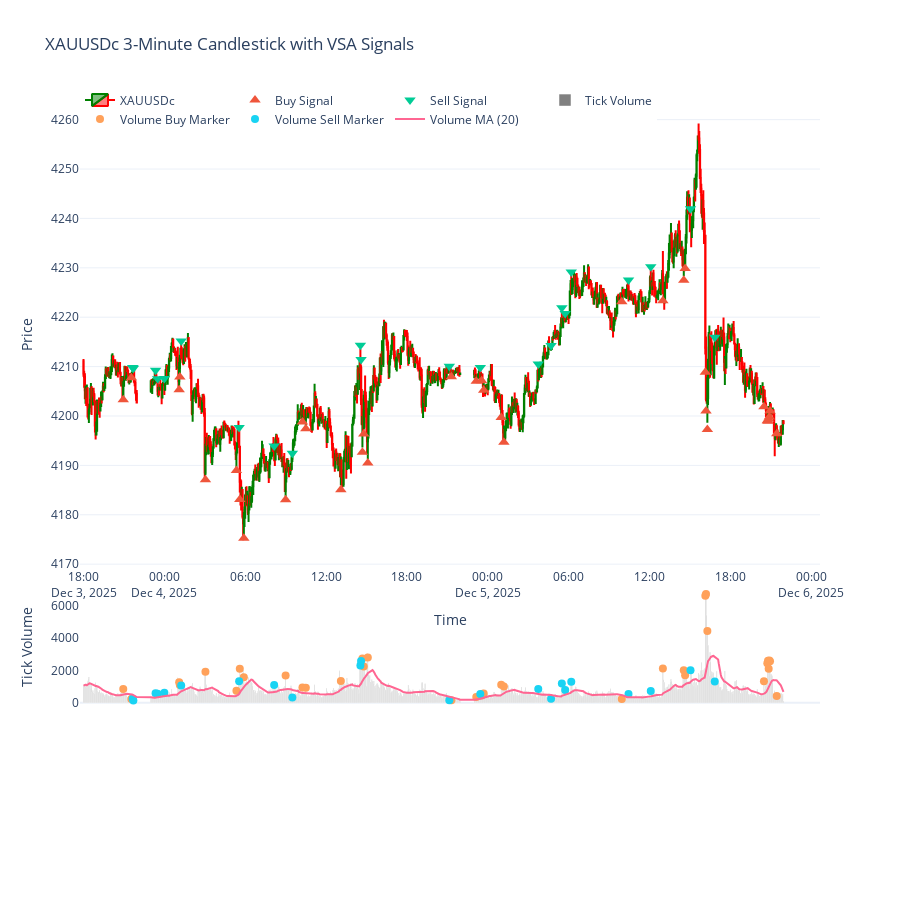

Notebook cell for this chart:
### Code cell
import MetaTrader5 as mt5
import pandas as pd
import numpy as np
import plotly.graph_objects as go
from datetime import datetime, timedelta

# -------------------------
# 1. Initialize MT5
# -------------------------
if not mt5.initialize():
    print("MT5 initialization failed")
    mt5.shutdown()

# -------------------------
# 2. Fetch 3-minute data
# -------------------------
symbol = "XAUUSDc"
timeframe = mt5.TIMEFRAME_M3
n_bars = 1000
utc_from = datetime.now() - timedelta(days=3)

rates = mt5.copy_rates_from(symbol, timeframe, utc_from, n_bars)
mt5.shutdown()

# -------------------------
# 3. Convert to DataFrame
# -------------------------
df = pd.DataFrame(rates)
df['time'] = pd.to_datetime(df['time'], unit='s')
df.set_index('time', inplace=True)

# -------------------------
# 4. Remove non-trading periods (weekends)
# -------------------------
df = df[df.index.dayofweek < 5]

# -------------------------
# 5. Feature engineering for VSA
# -------------------------
df['range'] = df['high'] - df['low']
df['body'] = (df['close'] - df['open']).abs()
df['upper_wick'] = df['high'] - df[['open', 'close']].max(axis=1)
df['lower_wick'] = df[['open', 'close']].min(axis=1) - df['low']
df['direction'] = np.where(df['close'] > df['open'], 1, np.where(df['close'] < df['open'], -1, 0))

vol_ma_len = 20
df['vol_ma'] = df['tick_volume'].rolling(vol_ma_len, min_periods=1).mean()
df['vol_std'] = df['tick_volume'].rolling(vol_ma_len, min_periods=1).std().fillna(0)
df['body_ma'] = df['body'].rolling(vol_ma_len, min_periods=1).mean()
df['range_ma'] = df['range'].rolling(vol_ma_len, min_periods=1).mean()

df['vol_z'] = (df['tick_volume'] - df['vol_ma']) / (df['vol_std'] + 1e-9)
df['body_pct'] = df['body'] / (df['range_ma'] + 1e-9)

df['close_slope'] = df['close'].diff().rolling(6, min_periods=1).mean()

# -------------------------
# 6. VSA signal logic
# -------------------------
n = len(df)
signals = np.zeros(n, dtype=int)
reasons = np.full(n, '', dtype=object)

climax_multiplier = 3.0
high_vol_multiplier = 1.5
low_vol_multiplier = 0.5
small_body_thresh = 0.35
large_body_thresh = 0.6

for i in range(2, n):
    vol = df['tick_volume'].iat[i]
    vol_ma = df['vol_ma'].iat[i]
    direction = df['direction'].iat[i]
    body_pct = df['body_pct'].iat[i]
    upper_wick = df['upper_wick'].iat[i]
    lower_wick = df['lower_wick'].iat[i]
    close = df['close'].iat[i]
    open_ = df['open'].iat[i]
    prev_close = df['close'].iat[i-1]
    slope = df['close_slope'].iat[i-1]

    if np.isnan(vol_ma) or vol_ma <= 0:
        continue

    if vol > vol_ma * climax_multiplier:
        if direction == 1 and body_pct > large_body_thresh:
            signals[i] = -1
            reasons[i] = "Climax Up (high vol & large up bar) -> possible distribution"
            continue
        if direction == -1 and body_pct > large_body_thresh:
            signals[i] = 1
            reasons[i] = "Climax Down (high vol & large down bar) -> possible selling exhaustion"
            continue

    if vol > vol_ma * high_vol_multiplier and direction == -1 and slope > 0:
        signals[i] = -1
        reasons[i] = "High vol down after uptrend -> weakness (sell)"
        continue

    if vol > vol_ma * high_vol_multiplier and direction == 1 and slope < 0:
        signals[i] = 1
        reasons[i] = "High vol up after downtrend -> strength (buy)"
        continue

    if vol < vol_ma * low_vol_multiplier and direction == 1 and body_pct < small_body_thresh and slope > 0:
        signals[i] = -1
        reasons[i] = "No Demand (low vol narrow up bar after advance) -> probable weak continuation"
        continue

    if vol < vol_ma * low_vol_multiplier and direction == -1 and body_pct < small_body_thresh and slope < 0:
        signals[i] = 1
        reasons[i] = "No Supply (low vol narrow down bar after decline) -> probable test, buy"
        continue

    prev_vol = df['tick_volume'].iat[i-1]
    prev_dir = df['direction'].iat[i-1]
    if prev_vol > df['vol_ma'].iat[i-1] * climax_multiplier and prev_dir == -1:
        if vol < vol_ma * low_vol_multiplier and direction != -1:
            signals[i] = 1
            reasons[i] = "Test after selling climax -> buy"
            continue

df['signal'] = signals
df['signal_reason'] = reasons

# -------------------------
# 7. Plotting (with VOLUME MA added)
# -------------------------
buy_mask = df['signal'] == 1
sell_mask = df['signal'] == -1

price_buy_y = df['low'] - (df['range'] * 0.15)
price_sell_y = df['high'] + (df['range'] * 0.15)

vol_buy_y = df['tick_volume'][buy_mask]
vol_sell_y = df['tick_volume'][sell_mask]

fig = go.Figure()

fig.add_trace(go.Candlestick(
    x=df.index,
    open=df['open'],
    high=df['high'],
    low=df['low'],
    close=df['close'],
    name=symbol,
    increasing_line_color='green',
    decreasing_line_color='red'
))

fig.add_trace(go.Scatter(
    x=df.index[buy_mask],
    y=price_buy_y[buy_mask],
    mode='markers',
    marker=dict(symbol='triangle-up', size=10),
    name='Buy Signal',
    hovertext=df['signal_reason'][buy_mask],
    hoverinfo='text'
))

fig.add_trace(go.Scatter(
    x=df.index[sell_mask],
    y=price_sell_y[sell_mask],
    mode='markers',
    marker=dict(symbol='triangle-down', size=10),
    name='Sell Signal',
    hovertext=df['signal_reason'][sell_mask],
    hoverinfo='text'
))

fig.add_trace(go.Bar(
    x=df.index,
    y=df['tick_volume'],
    name='Tick Volume',
    marker_color='gray',
    yaxis='y2'
))

fig.add_trace(go.Scatter(
    x=df.index[buy_mask],
    y=vol_buy_y,
    mode='markers',
    marker=dict(symbol='circle', size=8),
    name='Volume Buy Marker',
    yaxis='y2',
    hovertext=df['signal_reason'][buy_mask],
    hoverinfo='text'
))
fig.add_trace(go.Scatter(
    x=df.index[sell_mask],
    y=vol_sell_y,
    mode='markers',
    marker=dict(symbol='circle', size=8),
    name='Volume Sell Marker',
    yaxis='y2',
    hovertext=df['signal_reason'][sell_mask],
    hoverinfo='text'
))

# -------------------------
# NEW: Volume Moving Average Plot
# -------------------------
fig.add_trace(go.Scatter(
    x=df.index,
    y=df['vol_ma'],
    mode='lines',
    line=dict(width=2),
    name=f'Volume MA ({vol_ma_len})',
    yaxis='y2'
))

fig.update_layout(
    template='plotly_white',
    title=f'{symbol} 3-Minute Candlestick with VSA Signals',
    xaxis=dict(title='Time', rangeslider=dict(visible=False)),
    yaxis=dict(title='Price', domain=[0.35, 1]),
    yaxis2=dict(title='Tick Volume', domain=[0.15, 0.33], showgrid=False, anchor="x"),
    legend=dict(orientation='h', y=1.02, x=0),
    height=900
)

fig.show()

# -------------------------
# 8. Quick signal summary
# -------------------------
recent_signals = df[df['signal'] != 0].copy().tail(20)
if not recent_signals.empty:
    print("Recent VSA signals (most recent first):")
    for idx, row in recent_signals[::-1].iterrows():
        ts = idx.strftime("%Y-%m-%d %H:%M")
        print(f"{ts} | Signal: {'BUY' if row['signal']==1 else 'SELL'} | Vol: {int(row['tick_volume'])} | Reason: {row['signal_reason']}")
else:
    print("No VSA signals found in the dataset.")

### Figure 1 — Plotly figure (JSON) as saved in the notebook; plotly's stock layout.template omitted (floating-point values rounded to 4 significant figures; data arrays with more than 128 entries replaced by an {"elided": "..."} marker saying what was removed)
{"data": [{"close": {"elided": "1000 float values"}, "decreasing": {"line": {"color": "red"}}, "high": {"elided": "1000 float values"}, "increasing": {"line": {"color": "green"}}, "low": {"elided": "1000 float values"}, "name": "XAUUSDc", "open": {"elided": "1000 float values"}, "type": "candlestick", "x": {"elided": "1000 str values"}}, {"hoverinfo": "text", "hovertext": ["High vol up after downtrend -> strength (buy)", "No Supply (low vol narrow down bar after decline) -> probable test, buy", "High vol up after downtrend -> strength (buy)", "High vol up after downtrend -> strength (buy)", "High vol up after downtrend -> strength (buy)", "High vol up after downtrend -> strength (buy)", "Climax Down (high vol & large down bar) -> possible selling exhaustion", "High vol up after downtrend -> strength (buy)", "High vol up after downtrend -> strength (buy)", "High vol up after downtrend -> strength (buy)", "High vol up after downtrend -> strength (buy)", "High vol up after downtrend -> strength (buy)", "High vol up after downtrend -> strength (buy)", "High vol up after downtrend -> strength (buy)", "High vol up after downtrend -> strength (buy)", "No Supply (low vol narrow down bar after decline) -> probable test, buy", "High vol up after downtrend -> strength (buy)", "High vol up after downtrend -> strength (buy)", "High vol up after downtrend -> strength (buy)", "High vol up after downtrend -> strength (buy)", "High vol up after downtrend -> strength (buy)", "No Supply (low vol narrow down bar after decline) -> probable test, buy", "Climax Down (high vol & large down bar) -> possible selling exhaustion", "High vol up after downtrend -> strength (buy)", "High vol up after downtrend -> strength (buy)", "Climax Down (high vol & large down bar) -> possible selling exhaustion", "Climax Down (high vol & large down bar) -> possible selling exhaustion", "High vol up after downtrend -> strength (buy)", "High vol up after downtrend -> strength (buy)", "Climax Down (high vol & large down bar) -> possible selling exhaustion", "High vol up after downtrend -> strength (buy)", "High vol up after downtrend -> strength (buy)", "High vol up after downtrend -> strength (buy)", "High vol up after downtrend -> strength (buy)", "No Supply (low vol narrow down bar after decline) -> probable test, buy"], "marker": {"size": 10, "symbol": "triangle-up"}, "mode": "markers", "name": "Buy Signal", "type": "scatter", "x": ["2025-12-03T20:57:00.000000000", "2025-12-03T21:33:00.000000000", "2025-12-04T01:06:00.000000000", "2025-12-04T01:09:00.000000000", "2025-12-04T03:03:00.000000000", "2025-12-04T05:21:00.000000000", "2025-12-04T05:36:00.000000000", "2025-12-04T05:54:00.000000000", "2025-12-04T09:00:00.000000000", "2025-12-04T10:15:00.000000000", "2025-12-04T10:30:00.000000000", "2025-12-04T13:06:00.000000000", "2025-12-04T14:42:00.000000000", "2025-12-04T14:48:00.000000000", "2025-12-04T15:06:00.000000000", "2025-12-04T21:18:00.000000000", "2025-12-04T23:09:00.000000000", "2025-12-04T23:33:00.000000000", "2025-12-04T23:42:00.000000000", "2025-12-05T01:00:00.000000000", "2025-12-05T01:12:00.000000000", "2025-12-05T09:57:00.000000000", "2025-12-05T13:00:00.000000000", "2025-12-05T14:33:00.000000000", "2025-12-05T14:39:00.000000000", "2025-12-05T16:09:00.000000000", "2025-12-05T16:12:00.000000000", "2025-12-05T16:18:00.000000000", "2025-12-05T20:30:00.000000000", "2025-12-05T20:45:00.000000000", "2025-12-05T20:48:00.000000000", "2025-12-05T20:51:00.000000000", "2025-12-05T20:54:00.000000000", "2025-12-05T20:57:00.000000000", "2025-12-05T21:27:00.000000000"], "y": [4203.0, 4208.0, 4205.0, 4208.0, 4187.0, 4189.0, 4183.0, 4175.0, 4183.0, 4199.0, 4197.0, 4185.0, 4193.0, 4196.0, 4191.0, 4208.0, 4207.0, 4207.0, 4205.0, 4200.0, 4195.0, 4223.0, 4223.0, 4228.0, 4230.0, 4209.0, 4201.0, 4197.0, 4202.0, 4199.0, 4199.0, 4199.0, 4200.0, 4201.0, 4196.0]}, {"hoverinfo": "text", "hovertext": ["No Demand (low vol narrow up bar after advance) -> probable weak continuation", "No Demand (low vol narrow up bar after advance) -> probable weak continuation", "High vol down after uptrend -> weakness (sell)", "High vol down after uptrend -> weakness (sell)", "High vol down after uptrend -> weakness (sell)", "High vol down after uptrend -> weakness (sell)", "High vol down after uptrend -> weakness (sell)", "High vol down after uptrend -> weakness (sell)", "No Demand (low vol narrow up bar after advance) -> probable weak continuation", "High vol down after uptrend -> weakness (sell)", "High vol down after uptrend -> weakness (sell)", "No Demand (low vol narrow up bar after advance) -> probable weak continuation", "High vol down after uptrend -> weakness (sell)", "High vol down after uptrend -> weakness (sell)", "No Demand (low vol narrow up bar after advance) -> probable weak continuation", "High vol down after uptrend -> weakness (sell)", "High vol down after uptrend -> weakness (sell)", "High vol down after uptrend -> weakness (sell)", "High vol down after uptrend -> weakness (sell)", "High vol down after uptrend -> weakness (sell)", "High vol down after uptrend -> weakness (sell)", "No Demand (low vol narrow up bar after advance) -> probable weak continuation"], "marker": {"size": 10, "symbol": "triangle-down"}, "mode": "markers", "name": "Sell Signal", "type": "scatter", "x": ["2025-12-03T21:39:00.000000000", "2025-12-03T21:42:00.000000000", "2025-12-03T23:21:00.000000000", "2025-12-03T23:30:00.000000000", "2025-12-04T00:00:00.000000000", "2025-12-04T01:15:00.000000000", "2025-12-04T05:33:00.000000000", "2025-12-04T08:09:00.000000000", "2025-12-04T09:30:00.000000000", "2025-12-04T14:33:00.000000000", "2025-12-04T14:36:00.000000000", "2025-12-04T21:09:00.000000000", "2025-12-04T23:27:00.000000000", "2025-12-05T03:45:00.000000000", "2025-12-05T04:42:00.000000000", "2025-12-05T05:30:00.000000000", "2025-12-05T05:45:00.000000000", "2025-12-05T06:12:00.000000000", "2025-12-05T10:27:00.000000000", "2025-12-05T12:06:00.000000000", "2025-12-05T15:03:00.000000000", "2025-12-05T16:51:00.000000000"], "y": [4210.0, 4210.0, 4209.0, 4208.0, 4208.0, 4215.0, 4198.0, 4194.0, 4192.0, 4214.0, 4211.0, 4210.0, 4210.0, 4211.0, 4214.0, 4222.0, 4221.0, 4229.0, 4228.0, 4230.0, 4242.0, 4216.0]}, {"marker": {"color": "gray"}, "name": "Tick Volume", "type": "bar", "x": {"elided": "1000 str values"}, "y": {"elided": "1000 int values"}, "yaxis": "y2"}, {"hoverinfo": "text", "hovertext": ["High vol up after downtrend -> strength (buy)", "No Supply (low vol narrow down bar after decline) -> probable test, buy", "High vol up after downtrend -> strength (buy)", "High vol up after downtrend -> strength (buy)", "High vol up after downtrend -> strength (buy)", "High vol up after downtrend -> strength (buy)", "Climax Down (high vol & large down bar) -> possible selling exhaustion", "High vol up after downtrend -> strength (buy)", "High vol up after downtrend -> strength (buy)", "High vol up after downtrend -> strength (buy)", "High vol up after downtrend -> strength (buy)", "High vol up after downtrend -> strength (buy)", "High vol up after downtrend -> strength (buy)", "High vol up after downtrend -> strength (buy)", "High vol up after downtrend -> strength (buy)", "No Supply (low vol narrow down bar after decline) -> probable test, buy", "High vol up after downtrend -> strength (buy)", "High vol up after downtrend -> strength (buy)", "High vol up after downtrend -> strength (buy)", "High vol up after downtrend -> strength (buy)", "High vol up after downtrend -> strength (buy)", "No Supply (low vol narrow down bar after decline) -> probable test, buy", "Climax Down (high vol & large down bar) -> possible selling exhaustion", "High vol up after downtrend -> strength (buy)", "High vol up after downtrend -> strength (buy)", "Climax Down (high vol & large down bar) -> possible selling exhaustion", "Climax Down (high vol & large down bar) -> possible selling exhaustion", "High vol up after downtrend -> strength (buy)", "High vol up after downtrend -> strength (buy)", "Climax Down (high vol & large down bar) -> possible selling exhaustion", "High vol up after downtrend -> strength (buy)", "High vol up after downtrend -> strength (buy)", "High vol up after downtrend -> strength (buy)", "High vol up after downtrend -> strength (buy)", "No Supply (low vol narrow down bar after decline) -> probable test, buy"], "marker": {"size": 8, "symbol": "circle"}, "mode": "markers", "name": "Volume Buy Marker", "type": "scatter", "x": ["2025-12-03T20:57:00.000000000", "2025-12-03T21:33:00.000000000", "2025-12-04T01:06:00.000000000", "2025-12-04T01:09:00.000000000", "2025-12-04T03:03:00.000000000", "2025-12-04T05:21:00.000000000", "2025-12-04T05:36:00.000000000", "2025-12-04T05:54:00.000000000", "2025-12-04T09:00:00.000000000", "2025-12-04T10:15:00.000000000", "2025-12-04T10:30:00.000000000", "2025-12-04T13:06:00.000000000", "2025-12-04T14:42:00.000000000", "2025-12-04T14:48:00.000000000", "2025-12-04T15:06:00.000000000", "2025-12-04T21:18:00.000000000", "2025-12-04T23:09:00.000000000", "2025-12-04T23:33:00.000000000", "2025-12-04T23:42:00.000000000", "2025-12-05T01:00:00.000000000", "2025-12-05T01:12:00.000000000", "2025-12-05T09:57:00.000000000", "2025-12-05T13:00:00.000000000", "2025-12-05T14:33:00.000000000", "2025-12-05T14:39:00.000000000", "2025-12-05T16:09:00.000000000", "2025-12-05T16:12:00.000000000", "2025-12-05T16:18:00.000000000", "2025-12-05T20:30:00.000000000", "2025-12-05T20:45:00.000000000", "2025-12-05T20:48:00.000000000", "2025-12-05T20:51:00.000000000", "2025-12-05T20:54:00.000000000", "2025-12-05T20:57:00.000000000", "2025-12-05T21:27:00.000000000"], "y": [854, 230, 1272, 1092, 1919, 751, 2102, 1576, 1681, 948, 921, 1339, 2733, 2240, 2794, 164, 353, 450, 572, 1113, 1006, 238, 2110, 2006, 1704, 6590, 6703, 4421, 1332, 2435, 2596, 2104, 2601, 2563, 418], "yaxis": "y2"}, {"hoverinfo": "text", "hovertext": ["No Demand (low vol narrow up bar after advance) -> probable weak continuation", "No Demand (low vol narrow up bar after advance) -> probable weak continuation", "High vol down after uptrend -> weakness (sell)", "High vol down after uptrend -> weakness (sell)", "High vol down after uptrend -> weakness (sell)", "High vol down after uptrend -> weakness (sell)", "High vol down after uptrend -> weakness (sell)", "High vol down after uptrend -> weakness (sell)", "No Demand (low vol narrow up bar after advance) -> probable weak continuation", "High vol down after uptrend -> weakness (sell)", "High vol down after uptrend -> weakness (sell)", "No Demand (low vol narrow up bar after advance) -> probable weak continuation", "High vol down after uptrend -> weakness (sell)", "High vol down after uptrend -> weakness (sell)", "No Demand (low vol narrow up bar after advance) -> probable weak continuation", "High vol down after uptrend -> weakness (sell)", "High vol down after uptrend -> weakness (sell)", "High vol down after uptrend -> weakness (sell)", "High vol down after uptrend -> weakness (sell)", "High vol down after uptrend -> weakness (sell)", "High vol down after uptrend -> weakness (sell)", "No Demand (low vol narrow up bar after advance) -> probable weak continuation"], "marker": {"size": 8, "symbol": "circle"}, "mode": "markers", "name": "Volume Sell Marker", "type": "scatter", "x": ["2025-12-03T21:39:00.000000000", "2025-12-03T21:42:00.000000000", "2025-12-03T23:21:00.000000000", "2025-12-03T23:30:00.000000000", "2025-12-04T00:00:00.000000000", "2025-12-04T01:15:00.000000000", "2025-12-04T05:33:00.000000000", "2025-12-04T08:09:00.000000000", "2025-12-04T09:30:00.000000000", "2025-12-04T14:33:00.000000000", "2025-12-04T14:36:00.000000000", "2025-12-04T21:09:00.000000000", "2025-12-04T23:27:00.000000000", "2025-12-05T03:45:00.000000000", "2025-12-05T04:42:00.000000000", "2025-12-05T05:30:00.000000000", "2025-12-05T05:45:00.000000000", "2025-12-05T06:12:00.000000000", "2025-12-05T10:27:00.000000000", "2025-12-05T12:06:00.000000000", "2025-12-05T15:03:00.000000000", "2025-12-05T16:51:00.000000000"], "y": [250, 143, 587, 567, 619, 1073, 1326, 1091, 326, 2302, 2572, 152, 543, 857, 247, 1194, 797, 1300, 539, 725, 2002, 1316], "yaxis": "y2"}, {"line": {"width": 2}, "mode": "lines", "name": "Volume MA (20)", "type": "scatter", "x": {"elided": "1000 str values"}, "y": {"elided": "1000 float values"}, "yaxis": "y2"}], "layout": {"height": 900, "legend": {"orientation": "h", "x": 0, "y": 1.02}, "title": {"text": "XAUUSDc 3-Minute Candlestick with VSA Signals"}, "xaxis": {"rangeslider": {"visible": false}, "title": {"text": "Time"}}, "yaxis": {"domain": [0.35, 1], "title": {"text": "Price"}}, "yaxis2": {"anchor": "x", "domain": [0.15, 0.33], "showgrid": false, "title": {"text": "Tick Volume"}}}}
